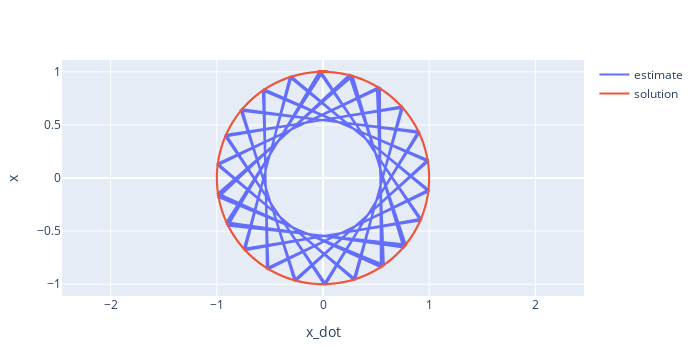

The notebook cell this image was saved under:
### Markdown cell above
Plot of solution and estimate for x versus x_dot

### Code cell
estimate = scatter(x=x_dot, y=x, mode="lines",name="estimate")
solution = scatter(x=x_dot_sol, y=x_sol, mode="lines",name="solution")
layout = Layout(
    yaxis=attr(scaleanchor = "x",scaleratio = 1),
    xaxis_title="x_dot",
    yaxis_title="x",
    width=700, height=350,
    )

plot([estimate, solution], layout)

### Figure 1 — Plotly figure (JSON) as saved in the notebook; plotly's stock layout.template omitted (floating-point values rounded to 4 significant figures; data arrays with more than 128 entries replaced by an {"elided": "..."} marker saying what was removed)
{"data": [{"mode": "lines", "name": "estimate", "type": "scatter", "x": [0, -0.9093, 0.7568, 0.2794, -0.9894, 0.544, 0.5366, -0.9906, 0.2879, 0.751, -0.9129, 0.008851, 0.9056, -0.7626, -0.2709, 0.988, -0.5514, -0.5291, 0.9918, -0.2964, -0.7451, 0.9165, -0.0177, -0.9018, 0.7683, 0.2624, -0.9866, 0.5588, 0.5216, -0.9929, 0.3048, 0.7392, -0.92, 0.02655, 0.8979, -0.7739, -0.2538, 0.9851, -0.5661, -0.514, 0.9939, -0.3132, -0.7332, 0.9235, -0.0354, -0.894, 0.7795, 0.2453, -0.9836, 0.5734, 0.5064], "y": [1, -0.4161, -0.6536, 0.9602, -0.1455, -0.8391, 0.8439, 0.1367, -0.9577, 0.6603, 0.4081, -1.0, 0.4242, 0.6469, -0.9626, 0.1543, 0.8342, -0.8486, -0.128, 0.9551, -0.6669, -0.4, 0.9998, -0.4322, -0.6401, 0.965, -0.163, -0.8293, 0.8532, 0.1192, -0.9524, 0.6735, 0.3919, -0.9996, 0.4401, 0.6333, -0.9673, 0.1717, 0.8243, -0.8578, -0.1104, 0.9497, -0.68, -0.3837, 0.9994, -0.4481, -0.6264, 0.9695, -0.1804, -0.8193, 0.8623]}, {"mode": "lines", "name": "solution", "type": "scatter", "x": {"elided": "1001 float values"}, "y": {"elided": "1001 float values"}}], "layout": {"height": 350, "margin": {"b": 50, "l": 50, "r": 50, "t": 60}, "width": 700, "xaxis": {"title": {"text": "x_dot"}}, "yaxis": {"scaleanchor": "x", "scaleratio": 1, "title": {"text": "x"}}}}
